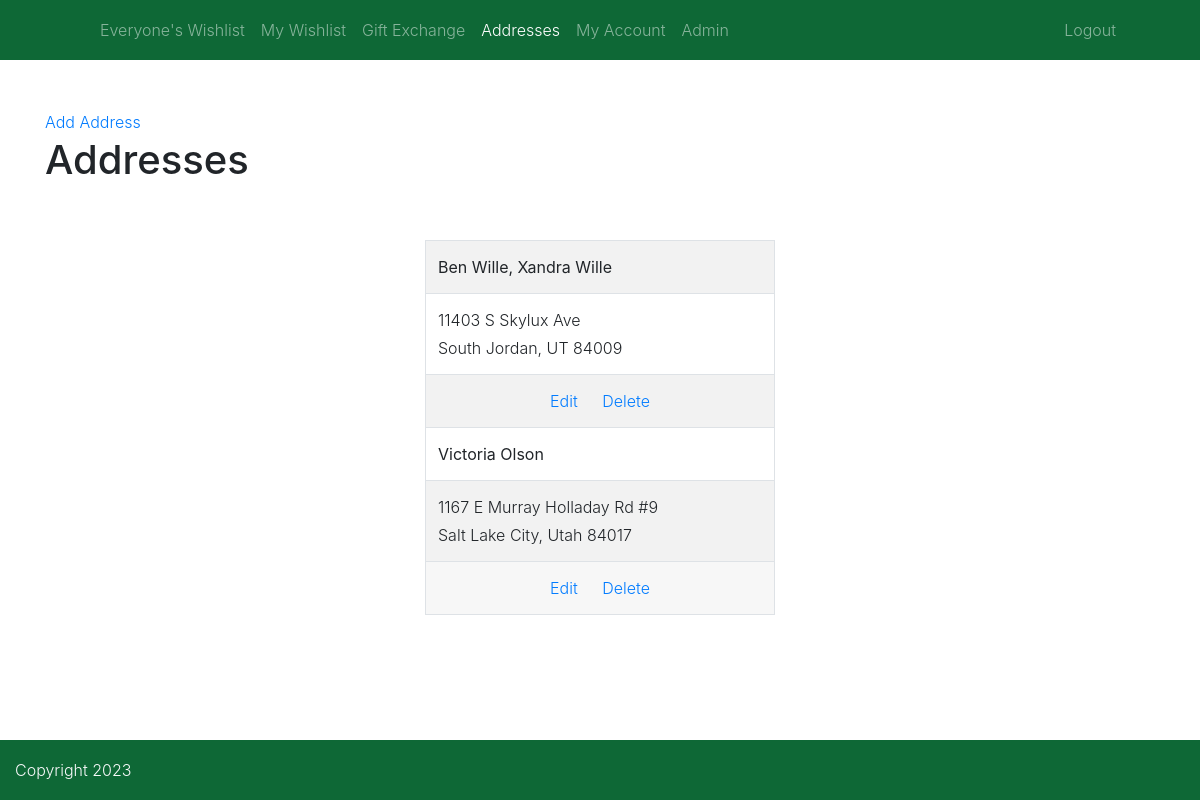
/addresses/index.php (signed in), run on the app's committed database.
### tables this page shows
CREATE TABLE `address` (
  `id` int(11) NOT NULL,
  `street` varchar(255) DEFAULT NULL,
  `city` varchar(255) DEFAULT NULL,
  `state` varchar(255) DEFAULT NULL,
  `zip` varchar(10) DEFAULT NULL
);

### private/initialize.php (called while the page is built, shortened)
<?php
require_once('functions.php');
$session = new Session();
$admin = User::find_by_username($session->username);

### private/classes/session.class.php (called while the page is built, shortened)
<?php
class Session {
  private function check_stored_login() {
    if (isset($_SESSION['admin_id'])) {
      $this->username = $_SESSION['username'];
    }
  }
}
 ?>

### private/classes/user.class.php (called while the page is built, shortened)
<?php
class User extends DatabaseObject
{
    protected static $table_name = "users";
    public $first_name;
    public $last_name;
    protected $is_admin = false;
    public function __construct($args=[])
    {
        $this->first_name = $args['first_name'] ?? '';
        $this->last_name = $args['last_name'] ?? '';
        $this->is_admin = $args['is_admin'] ?? 0;
    }
    public function full_name()
    {
        return $this->first_name . " " . $this->last_name;
    }
    public static function find_by_username($username)
    {
        $sql = "SELECT * FROM " . static::$table_name . " ";
        $sql .= "WHERE username='" . self::$database->escape_string($username) . "'";
        $obj_array = static::find_by_sql($sql);
        if (!empty($obj_array)) {
            return array_shift($obj_array);
        } else {
            return false;
        }
    }
    public function is_admin()
    {
        if ($this->is_admin == 1) {
            return true;
        } else {
            return false;
        }
    }
}

### private/classes/databaseobject.class.php (called while the page is built, shortened)
<?php
class DatabaseObject
{
    protected static $database;
    protected static $table_name = "";
    public static function set_database($database)
    {
        self::$database = $database;
    }
    public static function find_by_sql($sql)
    {
        $result = self::$database->query($sql);
        $object_array = [];
        while ($record = $result->fetch_assoc()) {
            $object_array[] = static::instantiate($record);
        }
        return $object_array;
    }
    public static function find_all()
    {
        $sql = "SELECT * FROM " . static::$table_name;
        return static::find_by_sql($sql);
    }
    public static function find_by_id($id)
    {
        $sql = "SELECT * FROM " . static::$table_name . " ";
        $sql .= "WHERE id='" . self::$database->escape_string($id) . "'";
        $obj_array = static::find_by_sql($sql);
        if (!empty($obj_array)) {
            return array_shift($obj_array);
        } else {
            return false;
        }
    }
    protected static function instantiate($record)
    {
        $object = new static();
        foreach ($record as $property => $value) {
            if (property_exists($object, $property)) {
                $object->$property = $value;
            }
        }
        return $object;
    }
}

### private/functions.php (called while the page is built, shortened)
<?php
function url_for($script_path)
{
    return WWW_ROOT . $script_path;
}
function u($string="")
{
    return urlencode($string);
}
function h($string="")
{
    return htmlspecialchars($string);
}

### private/classes/address.class.php (called while the page is built, shortened)
<?php
class Address extends DatabaseObject
{
    protected static $meta_table_name = "address_meta";
    public static function find_users_by_id($address_id)
    {
        $sql = "SELECT user_id FROM " . static::$meta_table_name . " ";
        $sql .= "WHERE address_id=" . self::$database->escape_string($address_id) . "";
        $obj_array = static::find_by_sql($sql);
        if (!empty($obj_array)) {
            return $obj_array;
        } else {
            return false;
        }
    }
}

### html/addresses/index.php (the view, shortened to what this page needs)
<?php require_once('../../private/initialize.php'); ?>
<?php include(SHARED_PATH . '/header.php'); ?>
<?php
$addresses = Address::find_all();
?>
<div class="addresses index pt-5">
	<?php  if ($admin->is_admin()) {?>
	<div class="actions">
		<a class="action"
			href="<?php echo url_for('/addresses/new.php'); ?>">Add
			Address</a>
	</div>
	<?php }?>
	<h1>Addresses</h1>
	<div class="row justify-content-center">
		<div class="col-4">
			<table class="table table-striped table-bordered my-5">
				<tbody>
					<?php foreach ($addresses as $address) {
					    $u_id = Address::find_users_by_id($address->id);
					    $family = [];
					    foreach ($u_id as $u) {
					        $user = User::find_by_id($u->user_id);
					        $family[] = $user->full_name();
					    } ?>
					<tr>
						<td><b><?php echo implode(", ", $family)?></b>
						</td>
					</tr>
					<tr>
						<td><?php echo $address->street; ?><br>
							<?php echo $address->city . ", " . $address->state . " " . $address->zip;?>
						</td>
					</tr>
					<?php if ($admin->is_admin()) { ?>
					<tr class="card-footer text-center">
						<td>
							<a class="card-link"
								href="<?php echo url_for('/addresses/edit.php?id=' . h(u($user->id))); ?>">Edit</a>
							<a class="card-link"
								href="<?php echo url_for('/addresses/delete.php?id=' . h(u($user->id))); ?>">Delete</a>
						</td>
					</tr>
					<?php } ?>
					<?php } ?>
				</tbody>
			</table>
		</div>
	</div>
</div>
	<?php include(SHARED_PATH . '/footer.php'); ?>

### data on the page
address: family "Ben Wille, Xandra Wille", street "11403 S Skylux Ave", city "South Jordan", state "UT", zip "84009"
address: family "Victoria Olson", street "1167 E Murray Holladay Rd #9", city "Salt Lake City", state "Utah", zip "84017"
